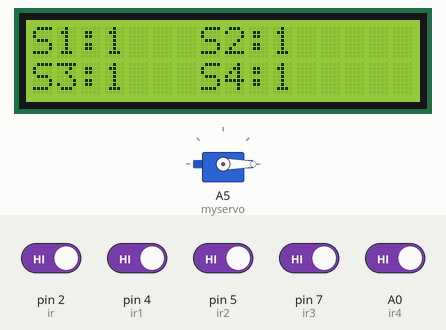
Recording of a sketch running on a simulated Arduino Uno, built with avr-gcc and run on an emulated ATmega328P. Shown: servo, 16×2 character LCD. The inputs (shaded band) are chosen by the test bench; at power-on: A0 (ir4), pin 2 (ir), pin 4 (ir1), pin 5 (ir2), pin 7 (ir3) HIGH. What the sketch prints to the serial monitor is not drawn.

Above: at 11.7 s.
11.8 s: pin 2 (ir) driven LOW
At 12.9 s:
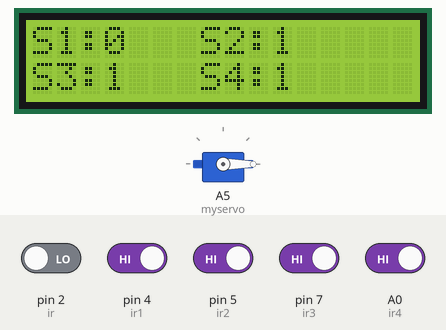
13.5 s: pin 4 (ir1) driven LOW
At 14.6 s:
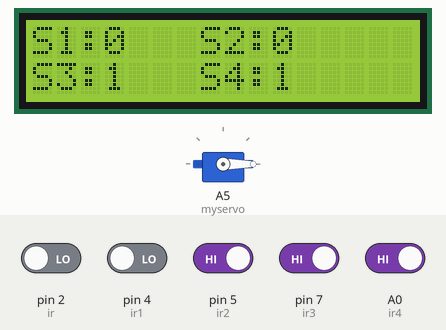
15.1 s: pin 5 (ir2) driven LOW
At 16.3 s:
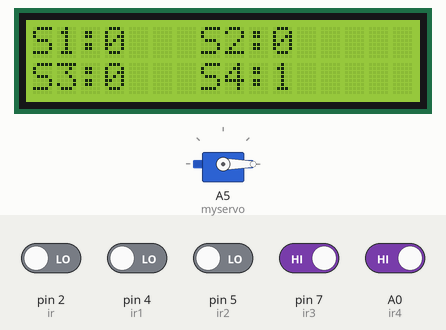
16.6 s: pin 7 (ir3) driven LOW
At 19.2 s:
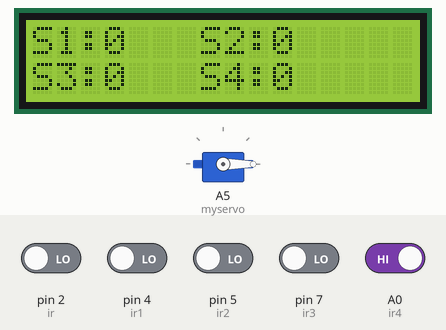
19.6 s: pin 2 (ir) driven HIGH
At 20.8 s:
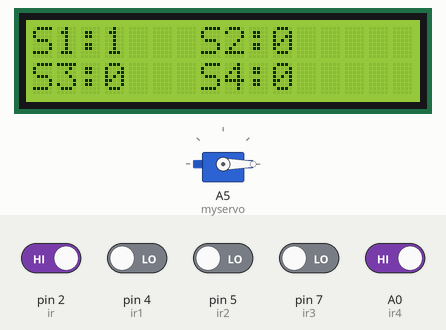
21.1 s: pin 4 (ir1) driven HIGH
At 21.5 s:
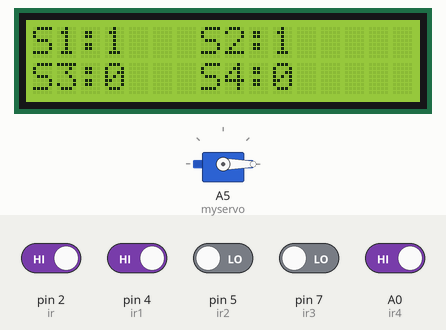
Timing chart, 0 to 23.6 s (numbered marks = the images above; inputs shaded):
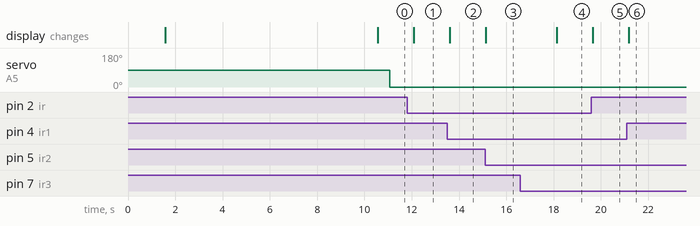

The sketch:

SBVSM.ino
```cpp
#include <ThingSpeak.h>
#include <LiquidCrystal.h>
const int rs =8, en =9, d4 =10, d5 =11, d6 =12, d7 =13;
LiquidCrystal lcd(rs, en, d4, d5, d6, d7);
#include <Servo.h>
Servo myservo;
int ir=2;
int ir1=4;
int ir2=5;
int ir3=7;
int ir4=A0;
int cnt=0;
void setup()
{
  Serial.begin(115200);
  myservo.attach(A5);
  lcd.begin(16,2);
  lcd.setCursor(4,0);
  lcd.print("WELCOME");
  lcd.setCursor(0,1);
  lcd.print("ITM");
  delay(1500);
  lcd.clear();
 pinMode(ir,INPUT);
 pinMode(ir1,INPUT);
 pinMode(ir2,INPUT);
 pinMode(ir3,INPUT);
 pinMode(ir4,INPUT);
 wifi_init();
}
void loop() {
  int sen1=digitalRead(ir);
  int sen2=digitalRead(ir1);
  int sen3=digitalRead(ir2);
  int sen4=digitalRead(ir3);
  int sen5=digitalRead(ir4);
 lcd.clear();
  lcd.setCursor(0,0);
 lcd.print("S1:");
 lcd.setCursor(3,0);
 lcd.print(sen1);
 lcd.setCursor(7,0);
 lcd.print("S2:");
 lcd.setCursor(10,0);

 lcd.print(sen2);
 lcd.setCursor(0,1);
 lcd.print("S3:");
 lcd.setCursor(3,1);
 lcd.print(sen3);
 lcd.setCursor(7,1);
 lcd.print("S4:");
 lcd.setCursor(10,1);
 lcd.print(sen4);
 delay(500);
 cnt=cnt+1;
 if (cnt>10)
 {
  cnt=0;
 upload(sen1,sen2,sen3,sen4);
}
 if(sen5==0)
  {
    myservo.write(90);
  }
  else
  {
    myservo.write(0);
 }
}
 void wifi_init()
 {
  Serial.println("AT+RST");
  delay(4000);
  Serial.println("AT+CWMODE=3");
  delay(4000);
  Serial.print("AT+CWJAP=");
  Serial.write('"');
  Serial.print("Ecs(sbvsm)"); // ssid/user name
  Serial.write('"');
  Serial.write(',');
  Serial.write('"');
  Serial.print("ecs@1234"); //password
  Serial.write('"');
  Serial.println();
  delay(1000);
 }
void upload(int x, int y, int z,int p) //ldr copied int to - x   and gas copied into -y
{

  String cmd = "AT+CIPSTART=\"TCP\",\"";
  cmd += "184.106.153.149"; // api.thingspeak.com
  cmd += "\",80";
  Serial.println(cmd);
  delay(1000);
  String getStr ="GET /update?api_key=S2SF2JAVZS8MQ7D5&field1=";
  getStr += String(x);
  getStr +="&field2=";
  getStr += String(y);
  getStr +="&field3=";
  getStr += String(z);
  getStr +="&field4=";
  getStr += String(p);
  getStr += "\r\n\r\n";

  cmd = "AT+CIPSEND=";
  cmd += String(getStr.length());
 Serial.println(cmd);
  delay(1000);
  Serial.println(getStr);
}
```

Measured:
- after the input at 11.8 s, the display: changes after 0.29 s (image 1)
- after the input at 13.5 s, the display: changes after 0.11 s (image 2)
- after the input at 15.1 s, the display: changes at once (image 3)
- after the input at 16.6 s, the display: changes after 1.5 s (image 4)
- after the input at 19.6 s, the display: changes after 0.05 s (image 5)
- after the input at 21.1 s, the display: changes after 0.07 s (image 6)
